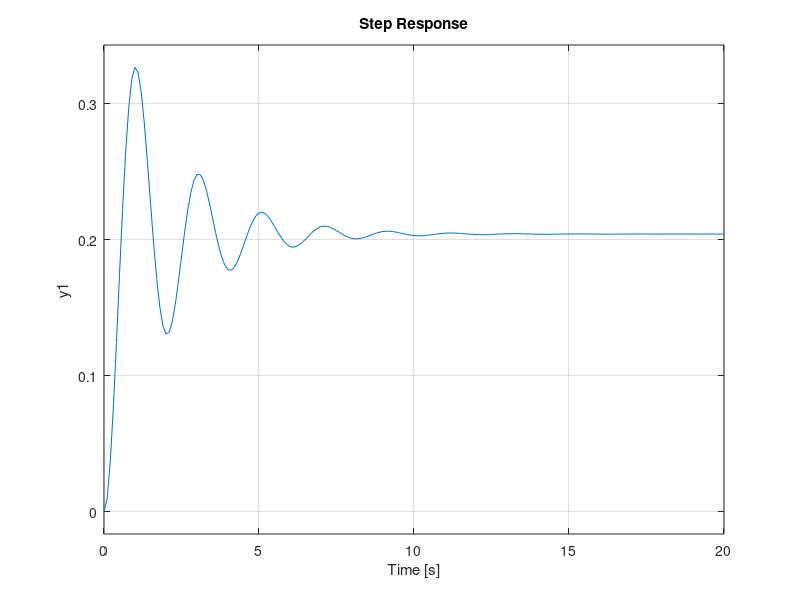

Reproduce this figure in MATLAB.
% Define system parameters
m = 0.5; % mass of the ball
l = 1; % length of the rod
g = 9.8; % acceleration due to gravity
b = 0.5; % viscous friction coefficient

% Define transfer function
s = tf('s');
H = 1 / (m*l^2*s^2 + b*l*s + m*g*l);

% Plot impulse response
figure;
impulse(H);
title('Impulse Response of Pendulum System');
xlabel('Time (seconds)');
ylabel('Pendulum Angle (radians)');

% Define the state-space matrices
A = [0 1; -g/l -b/(m*l^2)];
B = [0; 1/(m*l^2)];
C = [1 0];
D = 0;

% Create the state-space model
sys = ss(A, B, C, D);


% Impulse response
impulse(H);

% Step response
step(H);

% Impulse response
impulse(sys);

% Step response
step(sys);